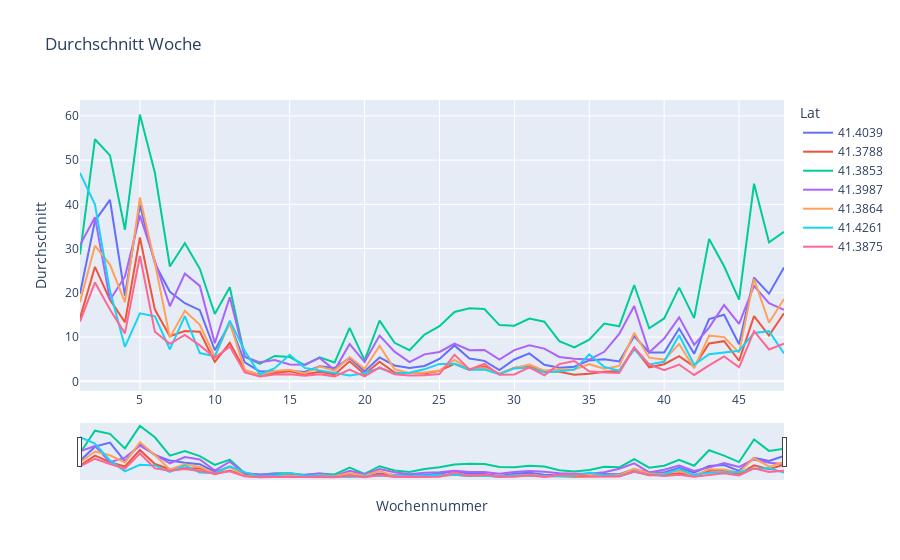

Notebook source saved alongside this figure:
### Code cell
fig5 = px.line(averageWeekly, x = "Wochennummer", y="Durchschnitt", title="Durchschnitt Woche", color= "Lat")
fig5.update_xaxes(rangeslider_visible=True)
fig5.show()

### Figure 1 — Plotly figure (JSON) as saved in the notebook; plotly's stock layout.template omitted (floating-point values rounded to 4 significant figures)
{"data": [{"hovertemplate": "Lat=41.4039<br>Wochennummer=%{x}<br>Durchschnitt=%{y}<extra></extra>", "legendgroup": "41.4039", "line": {"color": "#636efa", "dash": "solid"}, "mode": "lines", "name": "41.4039", "orientation": "v", "showlegend": true, "type": "scatter", "x": [1, 2, 3, 4, 5, 6, 7, 8, 9, 10, 11, 12, 13, 14, 15, 16, 17, 18, 19, 20, 21, 22, 23, 24, 25, 26, 27, 28, 29, 30, 31, 32, 33, 34, 35, 36, 37, 38, 39, 40, 41, 42, 43, 44, 45, 46, 47, 48], "xaxis": "x", "y": [19.81, 36.29, 41.0, 19.4, 39.87, 26.59, 20.23, 17.65, 16.08, 7.023, 13.08, 4.283, 2.227, 2.251, 2.408, 2.13, 3.407, 2.998, 5.243, 2.231, 5.384, 3.572, 3.017, 3.478, 5.055, 8.105, 5.132, 4.625, 2.553, 4.933, 6.297, 3.753, 3.062, 3.281, 4.718, 4.976, 4.493, 10.19, 6.511, 6.498, 11.92, 6.206, 14.09, 15.04, 8.391, 23.45, 19.81, 25.7], "yaxis": "y"}, {"hovertemplate": "Lat=41.3788<br>Wochennummer=%{x}<br>Durchschnitt=%{y}<extra></extra>", "legendgroup": "41.3788", "line": {"color": "#EF553B", "dash": "solid"}, "mode": "lines", "name": "41.3788", "orientation": "v", "showlegend": true, "type": "scatter", "x": [1, 2, 3, 4, 5, 6, 7, 8, 9, 10, 11, 12, 13, 14, 15, 16, 17, 18, 19, 20, 21, 22, 23, 24, 25, 26, 27, 28, 29, 30, 31, 32, 33, 34, 35, 36, 37, 38, 39, 40, 41, 42, 43, 44, 45, 46, 47, 48], "xaxis": "x", "y": [14.28, 25.88, 18.46, 13.34, 32.52, 16.21, 10.2, 11.38, 11.2, 4.401, 8.712, 2.53, 1.421, 1.841, 2.292, 1.546, 2.147, 1.54, 4.531, 1.601, 4.439, 1.963, 1.769, 1.738, 2.349, 3.957, 2.56, 3.357, 1.679, 3.061, 3.35, 2.255, 2.164, 1.491, 1.716, 2.156, 2.314, 7.563, 3.164, 3.871, 5.695, 3.33, 8.539, 9.074, 4.644, 14.72, 10.36, 15.39], "yaxis": "y"}, {"hovertemplate": "Lat=41.3853<br>Wochennummer=%{x}<br>Durchschnitt=%{y}<extra></extra>", "legendgroup": "41.3853", "line": {"color": "#00cc96", "dash": "solid"}, "mode": "lines", "name": "41.3853", "orientation": "v", "showlegend": true, "type": "scatter", "x": [1, 2, 3, 4, 5, 6, 7, 8, 9, 10, 11, 12, 13, 14, 15, 16, 17, 18, 19, 20, 21, 22, 23, 24, 25, 26, 27, 28, 29, 30, 31, 32, 33, 34, 35, 36, 37, 38, 39, 40, 41, 42, 43, 44, 45, 46, 47, 48], "xaxis": "x", "y": [28.65, 54.73, 51.07, 34.28, 60.31, 47.15, 25.95, 31.23, 25.43, 15.22, 21.28, 5.549, 3.941, 5.74, 5.482, 3.66, 5.425, 4.259, 12.06, 4.734, 13.73, 8.699, 7.028, 10.56, 12.45, 15.67, 16.53, 16.35, 12.7, 12.56, 14.18, 13.46, 9.065, 7.662, 9.408, 13.04, 12.43, 21.76, 11.99, 14.21, 21.16, 14.29, 32.16, 26.0, 18.47, 44.66, 31.43, 33.82], "yaxis": "y"}, {"hovertemplate": "Lat=41.3987<br>Wochennummer=%{x}<br>Durchschnitt=%{y}<extra></extra>", "legendgroup": "41.3987", "line": {"color": "#ab63fa", "dash": "solid"}, "mode": "lines", "name": "41.3987", "orientation": "v", "showlegend": true, "type": "scatter", "x": [1, 2, 3, 4, 5, 6, 7, 8, 9, 10, 11, 12, 13, 14, 15, 16, 17, 18, 19, 20, 21, 22, 23, 24, 25, 26, 27, 28, 29, 30, 31, 32, 33, 34, 35, 36, 37, 38, 39, 40, 41, 42, 43, 44, 45, 46, 47, 48], "xaxis": "x", "y": [30.81, 37.1, 18.37, 23.65, 37.46, 27.25, 16.97, 24.34, 21.56, 8.626, 19.01, 5.59, 4.286, 4.808, 3.785, 3.754, 5.29, 2.527, 8.426, 4.341, 10.34, 6.695, 4.354, 6.094, 6.639, 8.533, 7.023, 7.1, 4.912, 7.037, 8.132, 7.391, 5.496, 5.11, 4.905, 6.676, 10.72, 17.03, 6.528, 9.675, 14.45, 8.246, 12.14, 17.25, 12.97, 21.57, 17.68, 16.16], "yaxis": "y"}, {"hovertemplate": "Lat=41.3864<br>Wochennummer=%{x}<br>Durchschnitt=%{y}<extra></extra>", "legendgroup": "41.3864", "line": {"color": "#FFA15A", "dash": "solid"}, "mode": "lines", "name": "41.3864", "orientation": "v", "showlegend": true, "type": "scatter", "x": [1, 2, 3, 4, 5, 6, 7, 8, 9, 10, 11, 12, 13, 14, 15, 16, 17, 18, 19, 20, 21, 22, 23, 24, 25, 26, 27, 28, 29, 30, 31, 32, 33, 34, 35, 36, 37, 38, 39, 40, 41, 42, 43, 44, 45, 46, 47, 48], "xaxis": "x", "y": [17.95, 30.66, 26.39, 17.92, 41.54, 26.75, 9.93, 15.94, 12.79, 5.541, 13.26, 2.592, 1.401, 2.32, 2.626, 1.76, 3.319, 2.418, 5.5, 2.84, 8.005, 2.757, 1.828, 2.014, 2.426, 4.851, 2.704, 2.998, 1.704, 3.04, 3.761, 2.426, 2.683, 2.693, 3.872, 2.828, 3.469, 10.94, 5.339, 4.91, 8.429, 2.928, 10.31, 9.992, 6.479, 23.16, 13.23, 18.62], "yaxis": "y"}, {"hovertemplate": "Lat=41.4261<br>Wochennummer=%{x}<br>Durchschnitt=%{y}<extra></extra>", "legendgroup": "41.4261", "line": {"color": "#19d3f3", "dash": "solid"}, "mode": "lines", "name": "41.4261", "orientation": "v", "showlegend": true, "type": "scatter", "x": [1, 2, 3, 4, 5, 6, 7, 8, 9, 10, 11, 12, 13, 14, 15, 16, 19, 20, 21, 22, 23, 24, 25, 26, 27, 28, 29, 30, 31, 32, 33, 34, 35, 36, 37, 38, 39, 40, 41, 42, 43, 44, 45, 46, 47, 48], "xaxis": "x", "y": [47.13, 39.96, 20.44, 7.774, 15.38, 14.68, 7.203, 14.74, 6.377, 5.615, 13.72, 6.85, 1.56, 2.955, 5.985, 3.022, 1.333, 1.815, 2.972, 1.762, 1.929, 2.708, 3.935, 3.967, 2.636, 2.678, 1.59, 2.906, 3.128, 1.993, 2.287, 2.631, 6.074, 3.256, 2.372, 7.23, 3.789, 4.414, 10.41, 3.729, 6.14, 6.591, 6.922, 10.93, 11.34, 6.298], "yaxis": "y"}, {"hovertemplate": "Lat=41.3875<br>Wochennummer=%{x}<br>Durchschnitt=%{y}<extra></extra>", "legendgroup": "41.3875", "line": {"color": "#FF6692", "dash": "solid"}, "mode": "lines", "name": "41.3875", "orientation": "v", "showlegend": true, "type": "scatter", "x": [1, 2, 3, 4, 5, 6, 7, 8, 9, 10, 11, 12, 13, 14, 15, 16, 17, 18, 19, 20, 21, 22, 23, 24, 25, 26, 27, 28, 29, 30, 31, 32, 33, 34, 35, 36, 37, 38, 39, 40, 41, 42, 43, 44, 45, 46, 47, 48], "xaxis": "x", "y": [13.5, 22.36, 16.25, 10.84, 28.36, 11.19, 8.462, 10.51, 8.113, 5.302, 7.85, 1.994, 1.099, 1.525, 1.579, 1.239, 1.58, 1.12, 2.624, 1.096, 3.15, 1.593, 1.306, 1.362, 1.632, 6.024, 2.68, 3.925, 1.466, 1.559, 3.175, 1.328, 3.881, 4.581, 2.268, 1.974, 1.88, 7.627, 3.813, 2.505, 3.794, 1.434, 3.614, 5.64, 3.171, 11.34, 7.191, 8.53], "yaxis": "y"}], "layout": {"legend": {"title": {"text": "Lat"}, "tracegroupgap": 0}, "title": {"text": "Durchschnitt Woche"}, "xaxis": {"anchor": "y", "domain": [0, 1], "rangeslider": {"visible": true}, "title": {"text": "Wochennummer"}}, "yaxis": {"anchor": "x", "domain": [0, 1], "title": {"text": "Durchschnitt"}}}}
